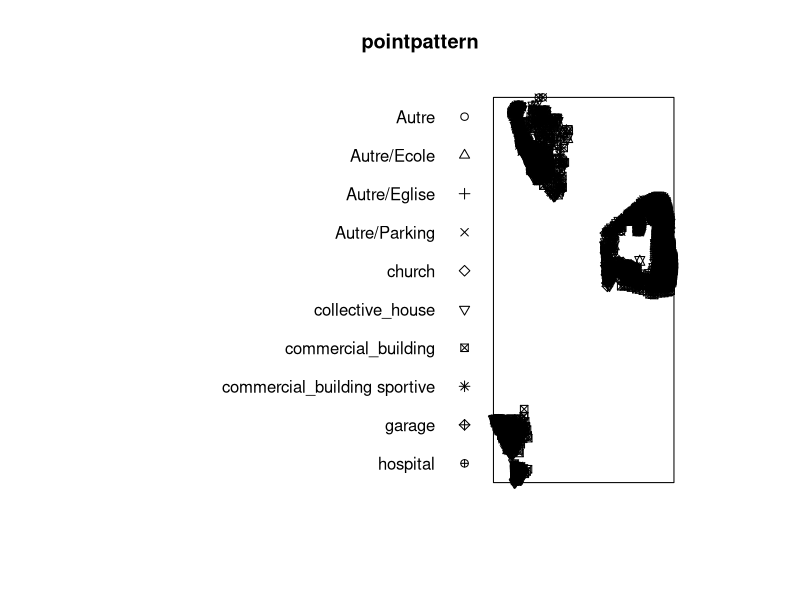
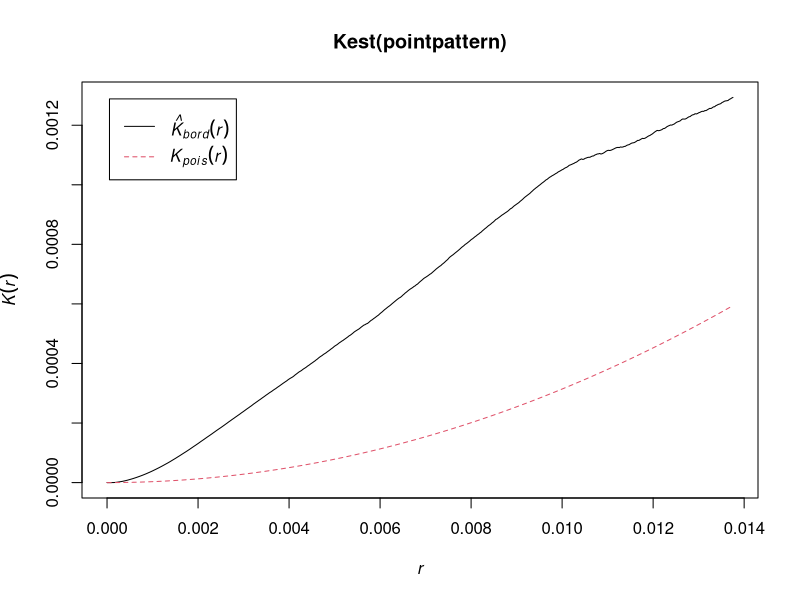
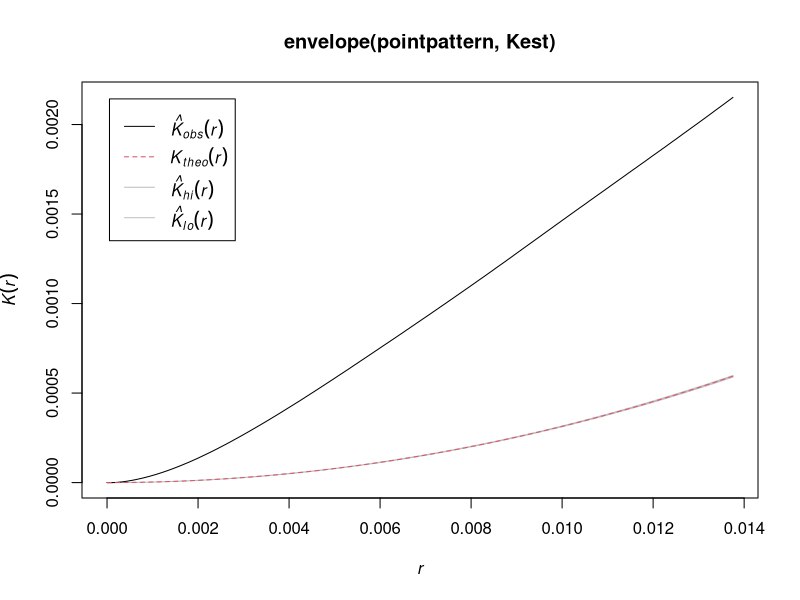
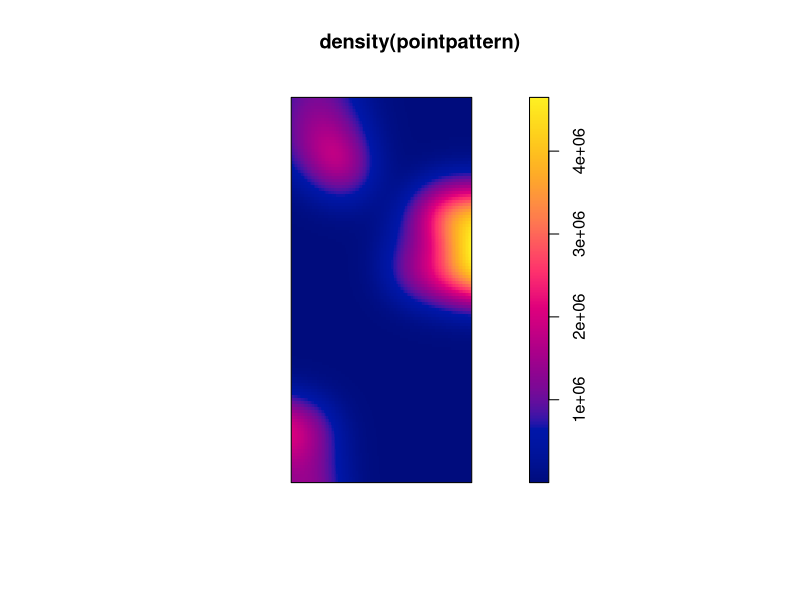
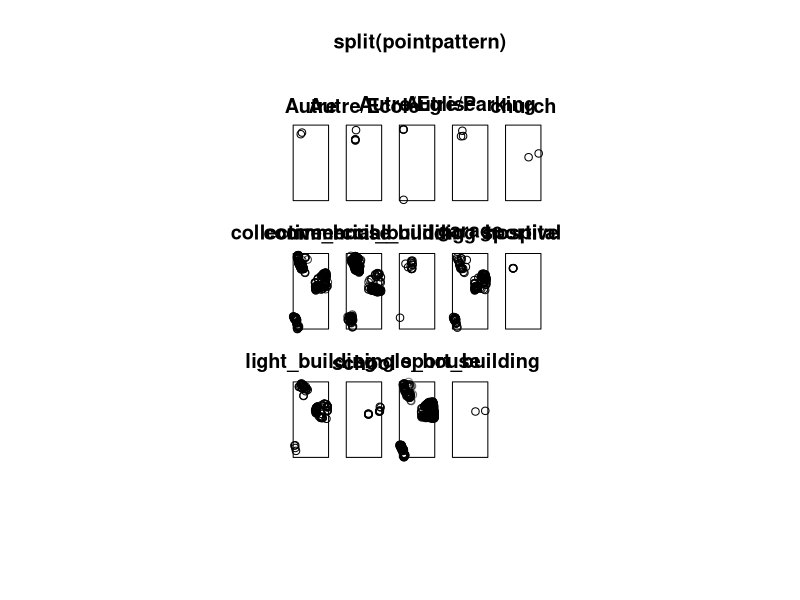
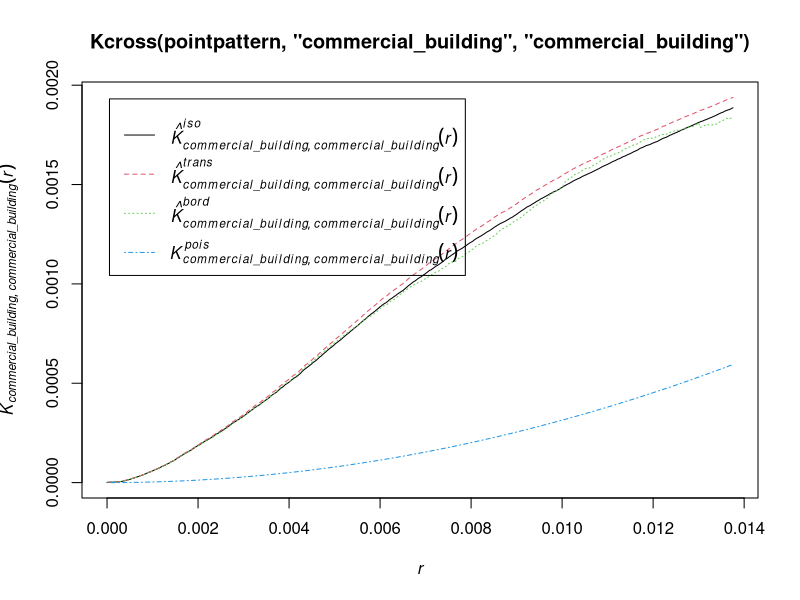
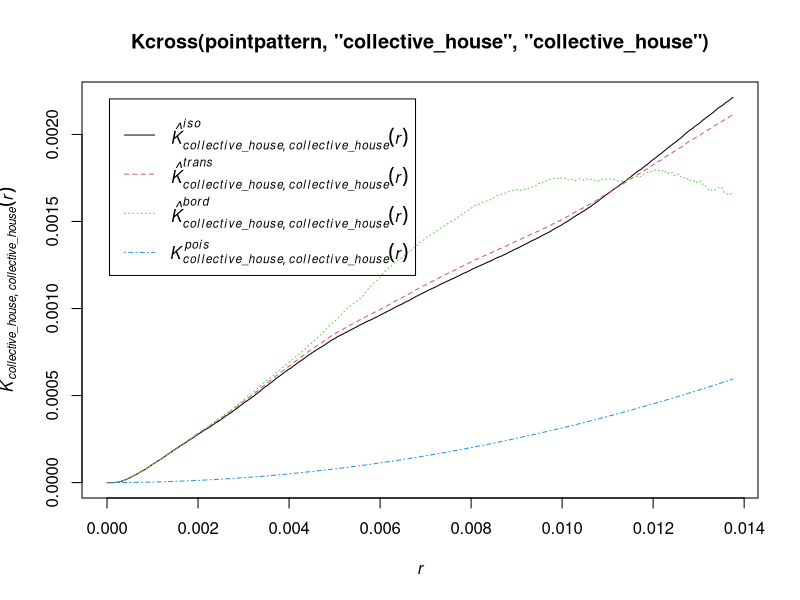
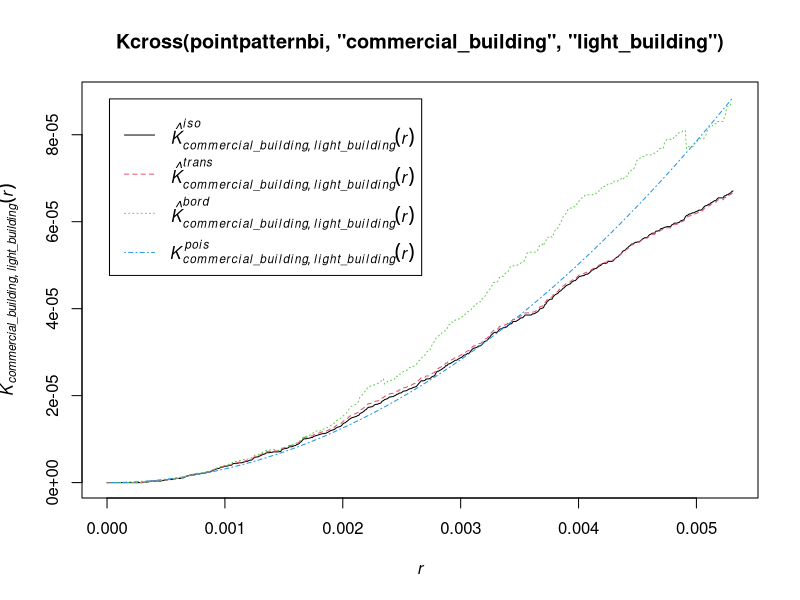

These charts were generated, in order, by the following R code:
library(spatstat)
library(data.table)
library(dplyr) 

setwd("C:/Users/prati/OneDrive - University Of Houston/Acadmics/Data Mining/Group Project")
df = read.csv("Zinj_final.csv")
df[,3]= as.factor(df[,3])
xmin = min(df$Long)
xmax= max(df$Long)
ymin = min(df$Lat)
ymax = max(df$Lat)

#Exploratory Data Analysis of GeoSpatial Data

#Conversion of Data into point pattern object
pointpattern = ppp(df[,5],df[,4], marks=df[,3],c(xmin, xmax), c(ymin, ymax) )
unique(df[,3])
plot(pointpattern)
#contingency table of the marks of all points within a given radius of each data point
M = marktable(pointpattern, R= 0.1)
M[1:10,]


Quadrat = quadratcount(pointpattern, nx= 4, ny=5)
Quadrat
plot(Kest(pointpattern))

plot(envelope(pointpattern,Kest))

#Density Plot for generated point pattern
plot(density(pointpattern))

#Categorical Density plot for generated point pattern
plot(split(pointpattern))


#Auto Collocation 
# 1. Checking whether commercial buildings are collocated, randomly distributed or anti-collocated? 
plot(Kcross(pointpattern, 'commercial_building', 'commercial_building'))

# 2. Checking whether collective houses are collocated, randomly distributed or anti-collocated? 
plot(Kcross(pointpattern, 'collective_house', 'collective_house'))


#Bi-Variate Collocation
#Filtering the dataframe for Zone 1 observations for bi0-variate collocations
dfbi = filter(df, grepl('Zone_1', Zone))
dfbi[,3]= as.factor(dfbi[,3])
x_min = min(dfbi$Long)
x_max= max(dfbi$Long)
y_min = min(dfbi$Lat)
y_max = max(dfbi$Lat)

#Creating a point pattern in a rectangular bounded box
pointpatternbi = ppp(dfbi[,5],dfbi[,4], marks=dfbi[,3],c(x_min, x_max), c(y_min, y_max) )

# 1. Bi-variate collocation for commercial buildings and light buildings
plot(Kcross(pointpatternbi, 'commercial_building', 'light_building'))

# 2. Bi-variate collocation for commercial buildings and single houses
plot(Kcross(pointpatternbi, 'commercial_building', 'single_house'))

# 3. Bi-variate collocation for commercial buildings and garages
plot(Kcross(pointpatternbi, 'commercial_building', 'garage'))

# 4. Bi-variate collocation for commercial buildings and schools
plot(Kcross(pointpatternbi, 'commercial_building', 'school'))

# 5. Bi-variate collocation for collective houses and light buildings
plot(Kcross(pointpatternbi, 'collective_house', 'light_building'))

# 6. Bi-variate collocation for collective houses and single houses
plot(Kcross(pointpatternbi, 'collective_house', 'single_house'))

# 7. Bi-variate collocation for collective houses and garages
plot(Kcross(pointpatternbi, 'collective_house', 'garage'))

# 8. Bi-variate collocation for collective houses and schools
plot(Kcross(pointpatternbi, 'collective_house', 'school'))

# 9. Bi-variate collocation for collective houses and commercial buildings
plot(Kcross(pointpatternbi, 'collective_house', 'commercial_building'))
